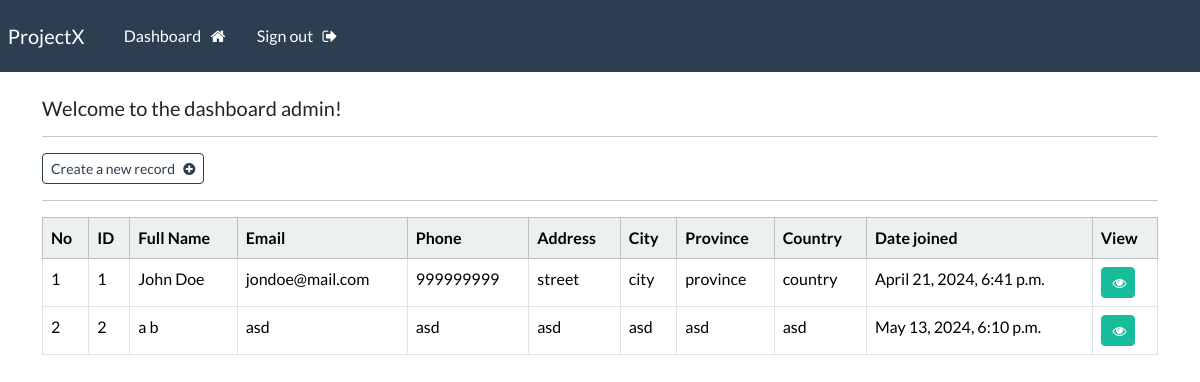
The app's page /dashboard (signed in), older data.
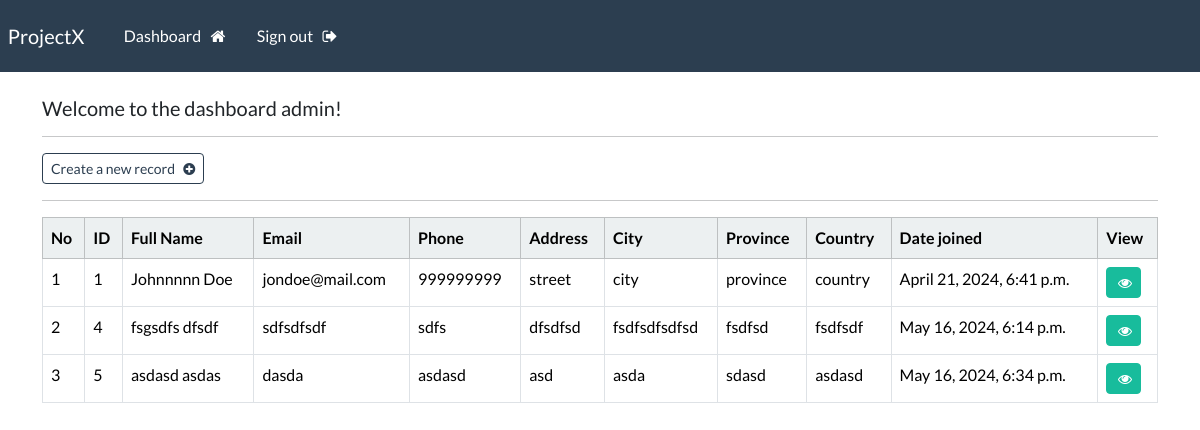
The same page, newer data.
### webapp/models.py (models this page shows, shortened)
class Record(models.Model):
    creation_date = models.DateTimeField(auto_now_add=True)
    first_name = models.CharField(max_length=100)
    last_name = models.CharField(max_length=100)
    email = models.CharField(max_length=255)
    phone = models.CharField(max_length=20)
    address = models.CharField(max_length=300)
    city = models.CharField(max_length=255)
    province = models.CharField(max_length=200)
    country = models.CharField(max_length=125)

### webapp/views.py (the view)
# urls.py: path('dashboard', views.dashboard,name="dashboard"),
@login_required(login_url='my-login')
def dashboard(request):
    my_records = Record.objects.all()
    context = {'records':my_records}
    return render(request, 'webapp/dashboard.html',context=context)

### webapp/templates/webapp/dashboard.html
{% extends 'webapp/base.html' %}
{% load crispy_forms_tags %}
{% block content %}
    <body>
        <h5> Welcome to the dashboard {{user}}! </h5>
        <hr>
        <a href="{% url 'create-record' %}" class="btn btn-outline-primary btn-sm">Create a new record &nbsp; <i class="fa fa-plus-circle" aria-hidden="true"></i></a>
        <hr>
        <table class="table table-hover table-bordered">
            <thead class="table-light">
                <tr>
                    <th scope="col"> No </th>
                    <th scope="col"> ID </th>
                    <th scope="col"> Full Name </th>
                    <th scope="col"> Email </th>
                    <th scope="col"> Phone </th>
                    <th scope="col"> Address </th>
                    <th scope="col"> City </th>
                    <th scope="col"> Province </th>
                    <th scope="col"> Country </th>
                    <th scope="col"> Date joined </th>
                    <th scope="col"> View </th>
                </tr>
            </thead>
            <tbody>
                {% if records %}
                    {% for record in records %}
                    <tr>
                        <td>{{ forloop.counter }}</td>
                        <td>{{record.id}}</td>
                        <td> {{record.first_name}} {{record.last_name}}</td>
                        <td>{{record.email}}</td>
                        <td>{{record.phone}}</td>
                        <td>{{record.address}}</td>
                        <td>{{record.city}}</td>
                        <td>{{record.province}}</td>
                        <td>{{record.country}}</td>
                        <td>{{record.creation_date}}</td>
                        <td><a class="btn btn-success btn-sm" href="{% url 'record' record.id %}">&nbsp;<i
                        class="fa fa-eye" aria-hidden="true"></i></a></td>
                    </tr>
                    {% endfor %}
                {% endif %}
            </tbody>
        </table>
    </body>
{% endblock %}

Row changes from the older to the newer data that the page shows:
removed Record: id "2", first_name "a", last_name "b", email "asd", phone "asd", address "asd", city "asd", province "asd", country "asd", creation_date "May 13, 2024, 6:10 p.m."
changed Record "Doe": first_name "John" → "Johnnnnn"
added Record: id "4", first_name "fsgsdfs", last_name "dfsdf", email "sdfsdfsdf", phone "sdfs", address "dfsdfsd", city "fsdfsdfsdfsd", province "fsdfsd", country "fsdfsdf", creation_date "May 16, 2024, 6:14 p.m."
added Record: id "5", first_name "asdasd", last_name "asdas", email "dasda", phone "asdasd", address "asd", city "asda", province "sdasd", country "asdasd", creation_date "May 16, 2024, 6:34 p.m."
